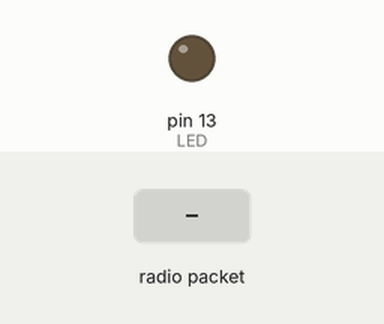
Bench run of a sketch on a simulated Arduino Uno, built for the host (arithmetic inside an expression is 32-bit, double 64-bit). Parts: output pins drawn as LEDs (lit = HIGH). Inputs (shaded band) come from the test bench. No radio packets arrive unless stated; pins used as bus, display or sensor lines are not drawn; what the sketch prints to the serial monitor is not drawn.

Above: at 1.3 s.
1.4 s: radio packet "1" arrives
Timing chart, 0 to 4.4 s (numbered marks = the images above; inputs shaded):
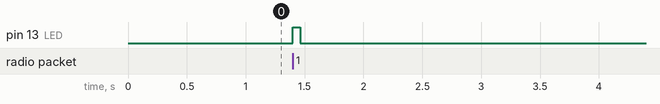

The sketch:

working_rf95_receiving_esp8266_with_wing.ino
```cpp
// Feather9x_RX
// -*- mode: C++ -*-
// Example sketch showing how to create a simple messaging client (receiver)
// with the RH_RF95 class. RH_RF95 class does not provide for addressing or
// reliability, so you should only use RH_RF95 if you do not need the higher
// level messaging abilities.
// It is designed to work with the other example Feather9x_TX

#include <SPI.h>
#include <RH_RF95.h>

#define RFM95_CS  2    // "E"
#define RFM95_RST 16   // "D"
#define RFM95_INT 15   // "B"

// Change to 434.0 or other frequency, must match RX's freq!
#define RF95_FREQ 915.0

// Singleton instance of the radio driver
RH_RF95 rf95(RFM95_CS, RFM95_INT);

// Blinky on receipt
#define LED 13

uint8_t maxMessageLength;

void setup()
{
  pinMode(LED, OUTPUT);
  pinMode(RFM95_RST, OUTPUT);
  digitalWrite(RFM95_RST, HIGH);

  Serial.begin(115200);
  while (!Serial) {
    delay(1);
  }

  delay(100);

  Serial.println("Feather LoRa RX Test!");

  // manual reset
  digitalWrite(RFM95_RST, LOW);
  delay(10);
  digitalWrite(RFM95_RST, HIGH);
  delay(10);

  while (!rf95.init()) {
    Serial.println("LoRa radio init failed");
    while (1);
  }
  Serial.println("LoRa radio init OK!");

  // Defaults after init are 434.0MHz, modulation GFSK_Rb250Fd250, +13dbM
  if (!rf95.setFrequency(RF95_FREQ)) {
    Serial.println("setFrequency failed");
    while (1);
  }
  Serial.print("Set Freq to: "); Serial.println(RF95_FREQ);

  // Defaults after init are 434.0MHz, 13dBm, Bw = 125 kHz, Cr = 4/5, Sf = 128chips/symbol, CRC on

  // The default transmitter power is 13dBm, using PA_BOOST.
  // If you are using RFM95/96/97/98 modules which uses the PA_BOOST transmitter pin, then
  // you can set transmitter powers from 5 to 23 dBm:
  rf95.setTxPower(23, false);

  maxMessageLength = rf95.maxMessageLength();
}

void loop()
{
  if (rf95.available())
  {
    // Should be a message for us now
    uint8_t buf[maxMessageLength];
    uint8_t len = sizeof(buf);

    if (rf95.recv(buf, &len))
    {
      digitalWrite(LED, HIGH);
//      RH_RF95::printBuffer("Received: ", buf, len);
//      Serial.print("Got: ");
      Serial.println((char*)buf);
//      Serial.print("RSSI: ");
//      Serial.println(rf95.lastRssi(), DEC);

      // Send a reply
      uint8_t data[] = "And hello back to you";
      rf95.send(data, sizeof(data));
      rf95.waitPacketSent();
//      Serial.println("Sent a reply");
      digitalWrite(LED, LOW);
    }
    else
    {
      Serial.println("Receive failed");
    }
  }
}
```

Measured:
- after the input at 1.4 s, pin 13 (LED): LOW → HIGH at once, → LOW 0.06 s later
